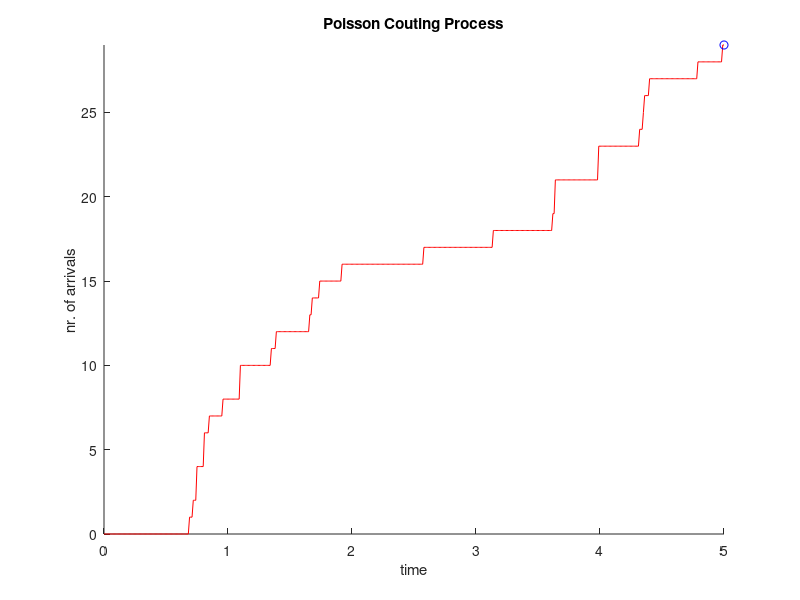

The MATLAB script that drew this image:
% Counting processes

% First problem

% b)

P_X_60_eq_0 = binopdf(0,60,0.1);

% c)
P_X_1200_gt_100 = 1 - binopdf(100, 1200, 0.1);


% Second problem

% a)
P_no_offer = poisscdf(2, 10);

% b)
P_1_over_3 = 1 - expcdf(1/3, 1/5);

% c)

% Problem 4
% Simulate a Binomial counting process

Nb = input('size of sample path=');
p = input('prob. of arrival(success)=');
X = zeros(1, Nb);
X(1) = (rand < p);
for t = 2:Nb
    X(t) =  X(t-1) + (rand < p); % count nr. of successes
end
X

% Problem 5
% illustration
Del = input('frame size (in seconds)=');
axis([0 Nb 0 max(X)]); % allocate the box for the graph
hold on;
title('Binomial Counting Process')
xlabel('time')
ylabel('nr. of arrivals');
for t = 1:Nb
    plot(t, X(t), '*', 'MarkerSize', 8);
%    pause(Del)
end
hold off;

% Simulate a  Poisson Counting process.
% [0, Tmax] segment

clf();
lambda = input('arrival rate='); % 5
Tmax = input('Tmax='); % 30
arr_time = - (1/lambda) * log(rand); % array of arrival times Exp(lambda) distributed
last_arrival = arr_time;
while last_arrival <= Tmax
    last_arrival = last_arrival - (1 / lambda) * log(rand);
    arr_time = [arr_time, last_arrival];
end
arr_time = arr_time(1:end-1); % last last_arrival should not be included

t = 0:0.01:Tmax;
Nsteps = length(t);
X = zeros(1, Nsteps);
for s = 1:Nsteps
    X(s) = sum(arr_time <= t(s)); % nr. of arrivals by time t(s)
end

% illustration
axis([0 Tmax 0 max(X)]);
hold on;
title('Poisson Couting Process');
xlabel('time')
ylabel('nr. of arrivals');
comet(t,X);


